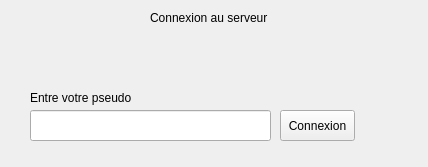
<?xml version="1.0" encoding="UTF-8"?>
<ui version="4.0">
 <class>Form</class>
 <widget class="QWidget" name="Form">
  <property name="geometry">
   <rect>
    <x>0</x>
    <y>0</y>
    <width>428</width>
    <height>167</height>
   </rect>
  </property>
  <property name="windowTitle">
   <string>Form</string>
  </property>
  <widget class="QLineEdit" name="lineEdit">
   <property name="geometry">
    <rect>
     <x>30</x>
     <y>110</y>
     <width>241</width>
     <height>31</height>
    </rect>
   </property>
  </widget>
  <widget class="QPushButton" name="pushButton">
   <property name="geometry">
    <rect>
     <x>280</x>
     <y>110</y>
     <width>75</width>
     <height>31</height>
    </rect>
   </property>
   <property name="text">
    <string>Connexion</string>
   </property>
  </widget>
  <widget class="QLabel" name="label">
   <property name="geometry">
    <rect>
     <x>150</x>
     <y>10</y>
     <width>121</width>
     <height>16</height>
    </rect>
   </property>
   <property name="text">
    <string>Connexion au serveur</string>
   </property>
  </widget>
  <widget class="QLabel" name="label_2">
   <property name="geometry">
    <rect>
     <x>30</x>
     <y>90</y>
     <width>121</width>
     <height>16</height>
    </rect>
   </property>
   <property name="text">
    <string>Entre votre pseudo</string>
   </property>
  </widget>
 </widget>
 <resources/>
 <connections/>
</ui>
